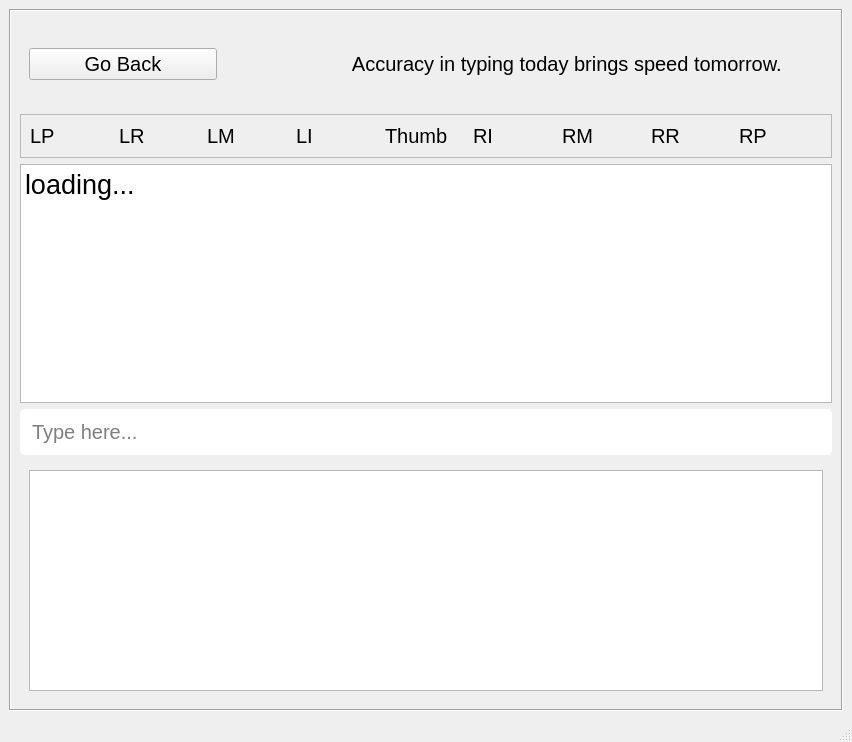
<?xml version="1.0" encoding="UTF-8"?>
<ui version="4.0">
 <class>MainWindow</class>
 <widget class="QMainWindow" name="MainWindow">
  <property name="geometry">
   <rect>
    <x>0</x>
    <y>0</y>
    <width>852</width>
    <height>742</height>
   </rect>
  </property>
  <property name="windowTitle">
   <string>MainWindow</string>
  </property>
  <widget class="QWidget" name="centralwidget">
   <layout class="QGridLayout" name="gridLayout_3">
    <item row="0" column="0">
     <widget class="QScrollArea" name="scrollArea">
      <property name="font">
       <font>
        <pointsize>15</pointsize>
       </font>
      </property>
      <property name="frameShape">
       <enum>QFrame::Box</enum>
      </property>
      <property name="widgetResizable">
       <bool>true</bool>
      </property>
      <widget class="QWidget" name="scrollAreaWidgetContents">
       <property name="geometry">
        <rect>
         <x>0</x>
         <y>0</y>
         <width>830</width>
         <height>677</height>
        </rect>
       </property>
       <layout class="QGridLayout" name="gridLayout_4">
        <item row="0" column="0">
         <widget class="QFrame" name="frame_2">
          <property name="frameShape">
           <enum>QFrame::NoFrame</enum>
          </property>
          <property name="frameShadow">
           <enum>QFrame::Plain</enum>
          </property>
          <layout class="QGridLayout" name="gridLayout">
           <item row="0" column="0">
            <widget class="QPushButton" name="go_back_tutorial">
             <property name="text">
              <string>Go Back</string>
             </property>
            </widget>
           </item>
           <item row="0" column="1">
            <widget class="QLabel" name="active_key">
             <property name="minimumSize">
              <size>
               <width>600</width>
               <height>0</height>
              </size>
             </property>
             <property name="text">
              <string>
                Accuracy in typing today brings speed tomorrow.
              </string>
             </property>
             <property name="alignment">
              <set>Qt::AlignCenter</set>
             </property>
            </widget>
           </item>
          </layout>
         </widget>
        </item>
        <item row="1" column="0">
         <widget class="QFrame" name="frame_3">
          <property name="frameShape">
           <enum>QFrame::StyledPanel</enum>
          </property>
          <property name="frameShadow">
           <enum>QFrame::Raised</enum>
          </property>
          <layout class="QHBoxLayout" name="horizontalLayout">
           <item>
            <widget class="QLabel" name="lp_label">
             <property name="text">
              <string>LP</string>
             </property>
            </widget>
           </item>
           <item>
            <widget class="QLabel" name="lr_label">
             <property name="text">
              <string>LR</string>
             </property>
            </widget>
           </item>
           <item>
            <widget class="QLabel" name="lm_label">
             <property name="text">
              <string>LM</string>
             </property>
            </widget>
           </item>
           <item>
            <widget class="QLabel" name="li_label">
             <property name="text">
              <string>LI</string>
             </property>
            </widget>
           </item>
           <item>
            <widget class="QLabel" name="label_5">
             <property name="text">
              <string>Thumb</string>
             </property>
            </widget>
           </item>
           <item>
            <widget class="QLabel" name="ri_label">
             <property name="text">
              <string>RI</string>
             </property>
            </widget>
           </item>
           <item>
            <widget class="QLabel" name="rm_label">
             <property name="text">
              <string>RM</string>
             </property>
            </widget>
           </item>
           <item>
            <widget class="QLabel" name="rr_label">
             <property name="text">
              <string>RR</string>
             </property>
            </widget>
           </item>
           <item>
            <widget class="QLabel" name="rp_label">
             <property name="text">
              <string>RP</string>
             </property>
            </widget>
           </item>
          </layout>
         </widget>
        </item>
        <item row="2" column="0">
         <widget class="QTextBrowser" name="textBrowser">
          <property name="minimumSize">
           <size>
            <width>0</width>
            <height>100</height>
           </size>
          </property>
          <property name="font">
           <font>
            <pointsize>20</pointsize>
           </font>
          </property>
          <property name="frameShadow">
           <enum>QFrame::Plain</enum>
          </property>
          <property name="html">
           <string>&lt;!DOCTYPE HTML PUBLIC &quot;-//W3C//DTD HTML 4.0//EN&quot; &quot;http://www.w3.org/TR/REC-html40/strict.dtd&quot;&gt;
&lt;html&gt;&lt;head&gt;&lt;meta name=&quot;qrichtext&quot; content=&quot;1&quot; /&gt;&lt;style type=&quot;text/css&quot;&gt;
p, li { white-space: pre-wrap; }
&lt;/style&gt;&lt;/head&gt;&lt;body style=&quot; font-family:'Ubuntu'; font-size:20pt; font-weight:400; font-style:normal;&quot;&gt;
&lt;p style=&quot; margin-top:0px; margin-bottom:0px; margin-left:0px; margin-right:0px; -qt-block-indent:0; text-indent:0px;&quot;&gt;loading...&lt;/p&gt;&lt;/body&gt;&lt;/html&gt;</string>
          </property>
         </widget>
        </item>
        <item row="3" column="0">
         <widget class="QLineEdit" name="test_type">
          <property name="font">
           <font>
            <pointsize>15</pointsize>
           </font>
          </property>
          <property name="styleSheet">
           <string notr="true">padding:10px;
border-radius:5px;</string>
          </property>
          <property name="placeholderText">
           <string>Type here...</string>
          </property>
         </widget>
        </item>
        <item row="4" column="0">
         <widget class="QFrame" name="frame">
          <property name="frameShape">
           <enum>QFrame::NoFrame</enum>
          </property>
          <property name="frameShadow">
           <enum>QFrame::Plain</enum>
          </property>
          <layout class="QGridLayout" name="gridLayout_2">
           <item row="0" column="0">
            <widget class="QTextBrowser" name="textBrowser_2"/>
           </item>
          </layout>
         </widget>
        </item>
       </layout>
      </widget>
     </widget>
    </item>
   </layout>
  </widget>
  <widget class="QMenuBar" name="menubar">
   <property name="geometry">
    <rect>
     <x>0</x>
     <y>0</y>
     <width>852</width>
     <height>21</height>
    </rect>
   </property>
  </widget>
  <widget class="QStatusBar" name="statusbar"/>
 </widget>
 <resources/>
 <connections/>
</ui>
